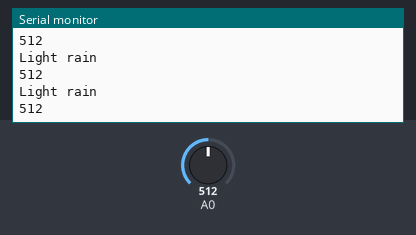
Recording of a sketch running on a simulated Arduino Uno, built with avr-gcc and run on an emulated ATmega328P. Parts: the last lines printed to the serial monitor. The inputs (shaded band) are chosen by the test bench; at power-on: A0 = 512.

Above: at 1.3 s.
1.4 s: A0 set to 490
At 1.81 s:
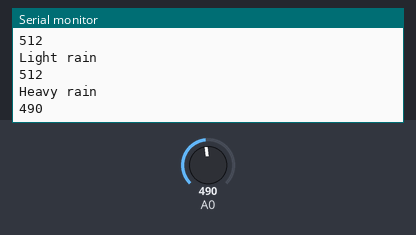
3.5 s: A0 set to 290
At 3.82 s:
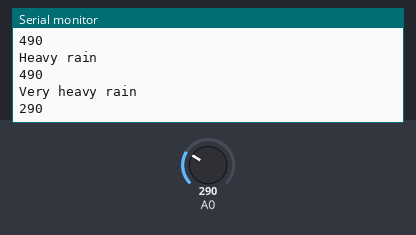
5.5 s: A0 set to 810
At 5.81 s:
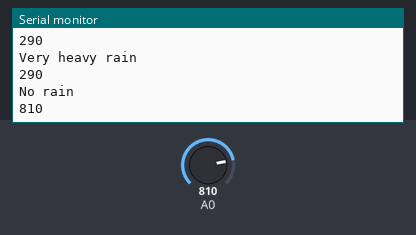
Timing chart, 0 to 8.5 s (numbered marks = the images above; inputs shaded):
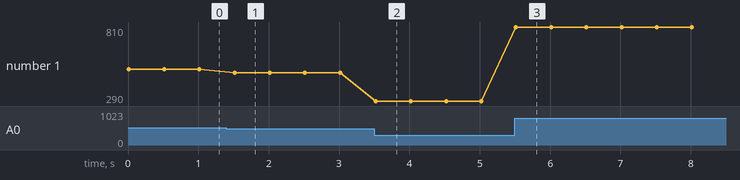

The sketch:

rain_detector.ino
```cpp
void setup()
{
  Serial.begin(9600);
}

void loop()
{
  int x = analogRead(A0);

  if(x<=1023 && x>=800)
  Serial.println("No rain");
  else if(x<=800 && x>=500)
  Serial.println("Light rain");
  else if(x<=500 && x>=300)
  Serial.println("Heavy rain");
  else
  Serial.println("Very heavy rain");
  Serial.println(x);

  delay(500);
}
```

Measured:
- after the input at 1.4 s, the serial monitor: prints a new line after 0.10 s (image 1)
- after the input at 3.5 s, the serial monitor: prints a new line at once (image 2)
- after the input at 5.5 s, the serial monitor: prints a new line at once (image 3)
- plotted number 1: 512 → 490 after the input at 1.4 s, 490 → 290 after the input at 3.5 s, 290 → 810 after the input at 5.5 s
